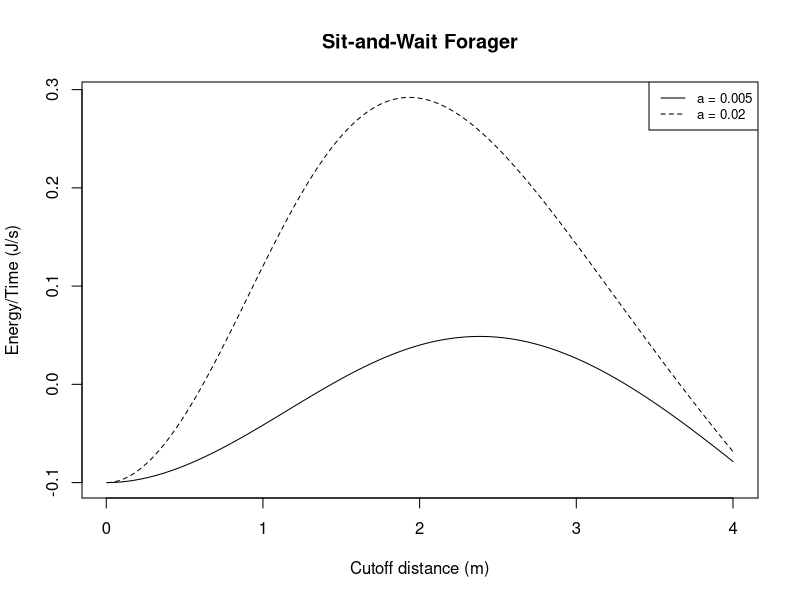
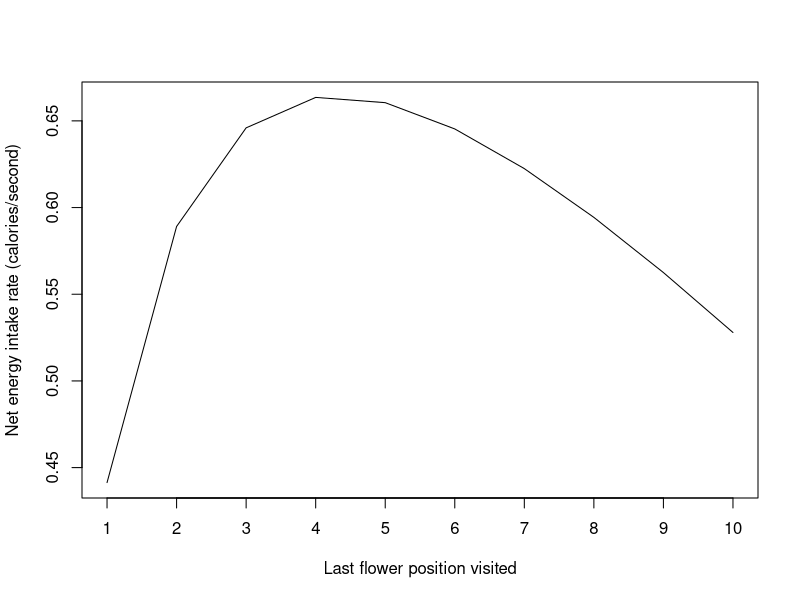
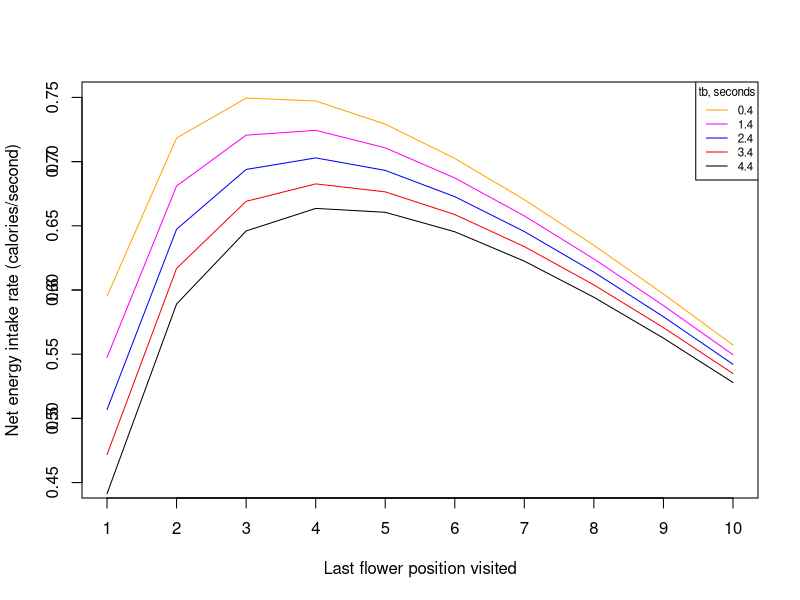
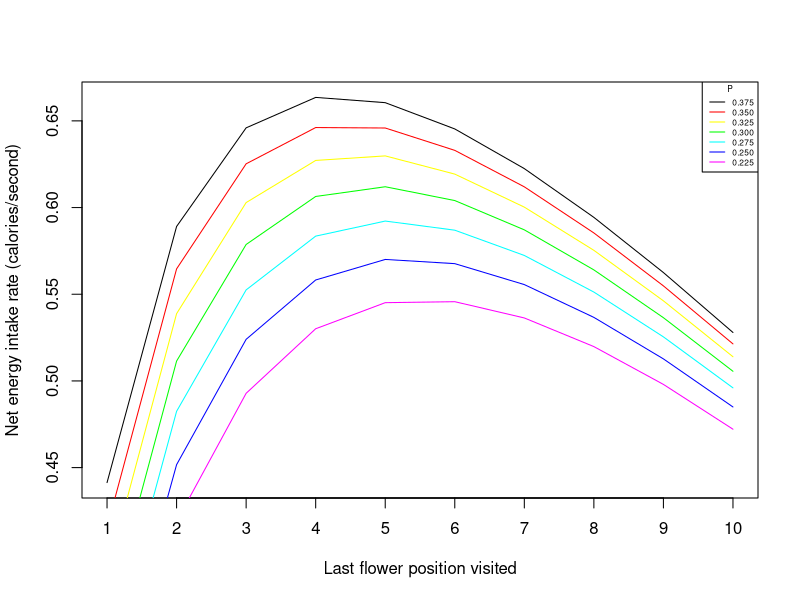

Generate these figures, in order, with R:
## ---- chunk 1
knitr::opts_chunk$set(echo = TRUE)
knitr::opts_chunk$set(tidy.opts=list(width.cutoff=60),tidy=TRUE)
## ---- chunk 2
e <- 10
ew <- 0.1
ep <- 1
v <- 0.5
rc <- seq(0.005, 4.000, 0.005)
a1 <- 0.005

tw1 <- 2/(a1 * pi * rc^2)
tp <- 4/3 * (rc/v)
ti1 <- tw1 + tp

ei1 <- e - 2 * ew/(a1 * pi * rc^2) - 4/3 * (ep * rc)/v

et1 <- ei1/ti1

a2 <- 0.02

tw2 <- 2/(a2 * pi * rc^2)
tp <- 4/3 * (rc/v)
ti2 <- tw2 + tp

ei2 <- e - 2 * ew/(a2 * pi * rc^2) - 4/3 * (ep * rc)/v

et2 <- ei2/ti2

## ---- chunk 3
plot(et2~rc, type = "l", main = "Sit-and-Wait Forager", ylab = "Energy/Time (J/s)", xlab = "Cutoff distance (m)", lty = 2)
lines (et1~rc)
legend("topright", c("a = 0.005", "a = 0.02"), lty = c(1, 2), cex = 0.8)
## ---- chunk 4
two1 <- function(P, eb, ew, ef, ee, tb, tw, tf, te, n){
  netE <<- c(); # vector empty for net energy, double arrow to save in workspace
  sumi <- 0 # baseline value added to caloric reward equation for first flower
  for(i in 1:n){
    sumi <- sumi + (-1.7 * i + 20.19) # total caloric reward after each iteration
    net <- (P * sumi - eb - P * ew * (i -1) - P * i * ef - ee * (1 - P))/(tb + P * tw * (i - 1) + P * i * tf + te * (1-P)) # net energy, for each iteration
    netE[i] <<- net # net energy saved into vector of net energy
  }
}
## ---- chunk 5
P <- 0.375 # probability plant hasn't already been drained of nectar
eb <- 0.09 # energy spent flying between plants
ew <- 0.07 # energy needed to get between flowers on same plant
ef <- 0.02 # energy cost of emptying "full" flowers
ee <- 0.01 # energy cost of sampling "empty" flowers
tb <- 4.4 # time spent flying between plants
tw <- 3.3 # time needed to get between flowers on same plant
tf <- 14.7 # time cost of emptying "full" flowers
te <- 8.9 # time cost of sampling "empty" flowers
n <- 10 # last flower position visited by the bee

two1(P, eb, ew, ef, ee, tb, tw, tf, te, n)
## ---- chunk 6
netE_original <- netE
plot(netE_original~c(1:10), type = "l", ylab = "Net energy intake rate (calories/second)", xlab = "Last flower position visited")
axis(side=1,at=c(1,3,5,7,9))
## ---- chunk 7
tb_ops <- seq(4.4, 0, -1) # several parameter values for tb
netE_res <- NULL
for(i in 1:length(tb_ops)){
  two1(P, eb, ew, ef, ee, tb_ops[i], tw, tf, te, n)
  netE_res[[i]] <- netE
}
## ---- chunk 8
plot(netE_res[[1]]~c(1:10), type = "l", ylab = "Net energy intake rate (calories/second)", xlab = "Last flower position visited", ylim = c(0.45,0.75))
axis(side=1,at=c(1,3,5,7,9))
axis(side=2,at=c(0.5,0.6,0.7))

colors <- c("red", "blue", "magenta", "orange")
for(i in 2:5){
  lines(netE_res[[i]]~c(1:10), col = colors[i-1])
}

legend("topright", c("0.4", "1.4", "2.4", "3.4", "4.4"), lty = 1, col = c("orange", "magenta", "blue", "red", "black"), cex = 0.7, title = "tb, seconds")
## ---- chunk 9
P_ops <- seq(0.375, 0, -0.025) # several parameter values for tb
netE_res2 <- NULL
for(i in 1:length(P_ops)){
  two1(P_ops[i], eb, ew, ef, ee, tb, tw, tf, te, n)
  netE_res2[[i]] <- netE
}
## ---- chunk 10
plot(netE_res2[[1]]~c(1:10), type = "l", ylab = "Net energy intake rate (calories/second)", xlab = "Last flower position visited")
axis(side=1,at=c(1,3,5,7,9))

colors <- rainbow(6)
for(i in 2:7){
  lines(netE_res2[[i]]~c(1:10), col = colors[i-1])
}

legend("topright", c("0.375", "0.350", "0.325", "0.300", "0.275", "0.250", "0.225"), lty = 1, col = c("black", colors), cex = 0.5, title = "P")
